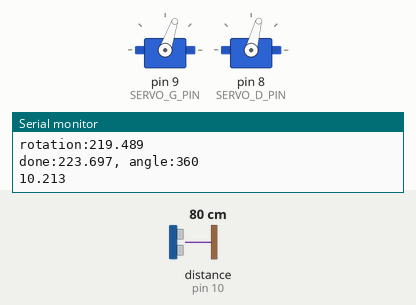
Bench run of a sketch on a simulated Arduino Uno, built for the host (arithmetic inside an expression is 32-bit, double 64-bit). Parts: 2 × servo, the last lines printed to the serial monitor. Wiring (inferred from the names in the program): ultrasonic range finder: trigger pin 10; echo pin 10. Inputs (shaded band) come from the test bench; at power-on: distance to the obstacle (sensor on pin 10) 80 cm. The echo pulse lasts 58.3 µs per cm.

Above: at 3.8 s.
3.9 s: distance to the obstacle (sensor on pin 10) set to 250 cm
At 6.47 s:
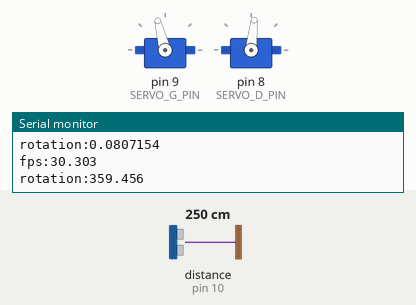
6.9 s: distance to the obstacle (sensor on pin 10) set to 2 cm
At 8.45 s:
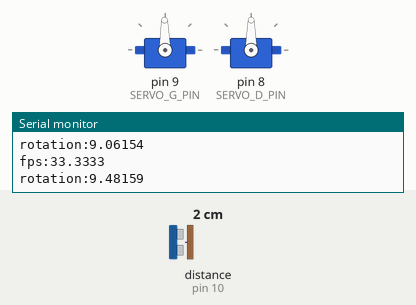
Timing chart, 0 to 15.9 s (numbered marks = the images above; inputs shaded):
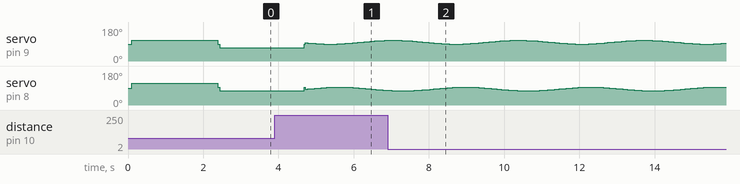

The sketch:

algo.ino
```cpp
#include <ArduinoSTL.h>
#define DIST_MAX 315.0
#define FPS 40.0

#include <Servo.h>

//#define NO_INFORMATION
#define CALIBRATION

#define SERVO_G_PIN 9
#define SERVO_D_PIN 8
#define G_CORREC -14
#define D_CORREC 8

#define CAPTEUR_US 10
#define TIMEOUT 18500
#define VITESSE_SON 340.0


#define RAYON_BASE 8.0
#define FULL_SPEED 11.5
#define FACTEUR_DISTANCE 1

#define GAIN DIST_MAX/800.0
#define ANGLE_DETECTION 35.0
#define PERIODE_SNAKE 0.3

double rotation = 0;
double distance = 0;

double _ard_old_rotation = 0;
double _ard_done = -1;
bool _ard_sens_dance = false;
int32_t _ard_time_past = 0;
int number_rotation = 0;

unsigned long start_chrono = 0;
int speed_l = 0, speed_r = 0;

Servo servo_g, servo_d;

struct Line {
  double x1, y1;
  double x2, y2;
};

//function
double getRotation(double x1, double y1, double x2, double y2);
Line setRotation(double rotation);
double getDistance(int pin, int timeout);
void updateRotation(double &rotation, double speed_l, double speed_r, unsigned long tm);
void setSpeed(Servo &servo, int vitesse);
int freeRam();

double getSpeedAngle(double rotation, double old_rotation);
int ard_moveLikeSnake(int &speed_l, int &speed_r, uint32_t time_past);
void ard_calibration_rotation();
bool ard_goTo(double angle, double rotation, int &speed_r, int &speed_l,double &old_rotation, double &done, bool sens=false);

//main
void setup() {

  Serial.begin(9600);
  #ifndef NO_INFORMATION
  std::cout << "Algorithme sans IA" << std::endl;

  std::cout << "Memoire:" << freeRam() << std::endl;
  #endif

  //on gère les servommoteurs
  servo_g.attach(SERVO_G_PIN);
  servo_d.attach(SERVO_D_PIN);
  pinMode(CAPTEUR_US, OUTPUT);
  digitalWrite(CAPTEUR_US, LOW);
  delay(100);
}

void loop() {
  unsigned long tm = millis() - start_chrono;
  start_chrono = millis();
  updateRotation(rotation, speed_l, speed_r, tm);


  //on doit maintenir la loop a une certaine fréquence
  distance = getDistance(CAPTEUR_US, TIMEOUT) * FACTEUR_DISTANCE;
  if (distance > DIST_MAX) distance = DIST_MAX;

  #ifndef NO_INFORMATION
  std::cout << "fps:" << 1000.0 / (double)tm << std::endl;
  std::cout << "rotation:" << rotation / PI * 180.0 << std::endl;
  //Serial.println("distance:"+String(distance)+"cm");
  #endif

  _ard_time_past += tm;

  int angle_scan = 0;
  if(number_rotation==2){
    angle_scan = ard_moveLikeSnake(speed_l,speed_r, _ard_time_past);
  }


  #ifndef CALIBRATION
  if(distance<400*GAIN){
      if(angle_scan<-ANGLE_DETECTION){
          speed_l = 100;
          speed_r = 0;
      }
      else if(angle_scan>ANGLE_DETECTION){
          speed_l = 0;
          speed_r = 100;
      }
      if(distance<200*GAIN){
          speed_l = -100;
          speed_r = 100;
      }
  }else if(distance<800*GAIN){
      speed_l+=5;
  }

  if(speed_l>100){
      speed_l = 100;
  }
  #endif


  #ifdef CALIBRATION
  ard_calibration_rotation();
  #endif


  setSpeed(servo_g, int(speed_l) + G_CORREC);
  setSpeed(servo_d, int(-speed_r) + D_CORREC);


  //on gère la fréquence de rafraichissement
  unsigned long duration = millis() - start_chrono;
  if (double(duration) < 1000.0 / FPS) {
    delay(int(1000.0 / FPS - double(duration)));
  }
}


//fonctions
double getRotation(double x1, double y1, double x2, double y2) {
  double deltaX = x2 - x1;
  double deltaY = y1 - y2;
  double rotation;
  if (deltaX != 0) {
    rotation = atan((double)(deltaY) / deltaX);
  } else {
    //h n'est jamais nul ici
    double h = sqrt(deltaX * deltaX + deltaY * deltaY);
    rotation = asin((double)(deltaY) / h);
  }

  if (deltaX < 0) {
    rotation += PI;
  }

  if (rotation < 0) rotation += 2 * PI;

  return rotation;
}

Line setRotation(double rotation) {
  Line line;
  //on place le baton
  line.x1 = (0 + RAYON_BASE * cos(M_PI + rotation));
  line.y1 = (0 - RAYON_BASE * sin(M_PI + rotation));
  line.x2 = (0 + RAYON_BASE * cos(rotation));
  line.y2 = (0 - RAYON_BASE * sin(rotation));
  return line;
}

double getDistance(int pin, int timeout) {
  pinMode(pin, OUTPUT);
  digitalWrite(pin, HIGH);
  delayMicroseconds(5);
  digitalWrite(pin, LOW);
  pinMode(pin, INPUT);
  double duration = (double)pulseIn(pin, HIGH, timeout);
  if (duration == 0) {
    duration = timeout;
  }

  double distance = VITESSE_SON * 100.0 * duration / 1000000.0;
  distance = distance / 2.0;
  distance = (distance > DIST_MAX) ? DIST_MAX : distance;
  return distance;
}

void updateRotation(double &rotation, double speed_l, double speed_r, unsigned long tm) {
  //intégration de la vitesse de la roue pour trouver l'angle de rotation

  //modif sur la vitesse pour qu'elle soit angulaire
  speed_r = speed_r / 100.0 * FULL_SPEED / RAYON_BASE;
  speed_l = speed_l / 100.0 * FULL_SPEED / RAYON_BASE;

  //on tourne autour de la roue gaguche
  double angle = rotation;
  Line line = setRotation(angle);

  if (speed_r != 0) {
    angle += speed_r * double(tm) / 1000.0;
    line.x2 = line.x1 + 2.0 * RAYON_BASE * cos(angle);
    line.y2 = line.y1 - 2.0 * RAYON_BASE * sin(angle);
  }

  if (speed_l != 0) {
    angle -= speed_l * double(tm) / 1000.0;
    line.x1 = line.x2 + 2.0 * RAYON_BASE * cos(M_PI + angle);
    line.y1 = line.y2 - 2.0 * RAYON_BASE * sin(M_PI + angle);
  }

  //on enregistre la rotation
  rotation = getRotation(line.x1, line.y1, line.x2, line.y2);
}

void setSpeed(Servo &servo, int vitesse) {
  servo.writeMicroseconds(map(vitesse, -100, 100, 1300, 1700));
}

int freeRam ()
{
  extern int __heap_start, *__brkval;
  int v;
  return (int) &v - (__brkval == 0 ? (int) &__heap_start : (int) __brkval);
}


double getSpeedAngle(double rotation, double old_rotation){
    double speed_angle1 = (rotation-old_rotation)/M_PI*180.0;
    if(speed_angle1>360) speed_angle1-=360;
    if(speed_angle1<0) speed_angle1 += 360;


    double speed_angle2 = (old_rotation-rotation)/M_PI*180.0;
    if(speed_angle2>360.0) speed_angle2-=360.0;
    if(speed_angle2<0.0) speed_angle2 += 360.0;
    return (speed_angle1<=speed_angle2)?speed_angle1:speed_angle2;
}

bool ard_goTo(double angle, double rotation, int &speed_r, int &speed_l, double &old_rotation, double &done, bool sens){
    if(done==-1){
        old_rotation = rotation;
        done = 0;
    }
    angle = angle/M_PI*180.0;
    double speed_angle = getSpeedAngle(rotation, old_rotation);
    done += speed_angle;
    old_rotation = rotation;
    if(angle<=abs(done)){
        //on a atteint le bon angle
        std::cout << "OKAY---------------------------------->" << std::endl;
        speed_r = 0;
        speed_l = 0;
        return true;
    }
    std::cout << "done:" << done << ", angle:" << angle << std::endl;
    std::cout << speed_angle << std::endl;

    speed_r = sens?100.0:-100.0;
    speed_l = sens?-100.0:100;
    return false;
}

//return angle between 0 and 180
int ard_moveLikeSnake(int &speed_l, int &speed_r, uint32_t time_past){
    double angleg = (double(_ard_time_past)/1000.0+2.0/4.0)*2*M_PI*PERIODE_SNAKE;
    double angled = (double(_ard_time_past)/1000.0+1.0/4.0)*2*M_PI*PERIODE_SNAKE;
    speed_l = 100.0*(sin(angleg)+1.0)/2.0;
    speed_r = 100.0*(sin(angled)+1.0)/2.0;


    int angle = int(double(_ard_time_past)/1000.0*2.0*PERIODE_SNAKE*180.0)%360;

    //on map le scan
    if(0<=angle&&angle<90){
        return -angle;
    }
    else if(90<=angle&&angle<90+180){
        return (angle-90)-90;
    }

    //angle entre 90+180 et 90+180+90
    return 90-(angle-90-180);
}

void ard_calibration_rotation(){
  if(number_rotation!=2){
    if(ard_goTo(PI*2.0,rotation,speed_r,speed_l,_ard_old_rotation,_ard_done, _ard_sens_dance)){
        _ard_done = -1;
        _ard_sens_dance = !_ard_sens_dance;
        number_rotation+=1;
    }
  }
}
```
